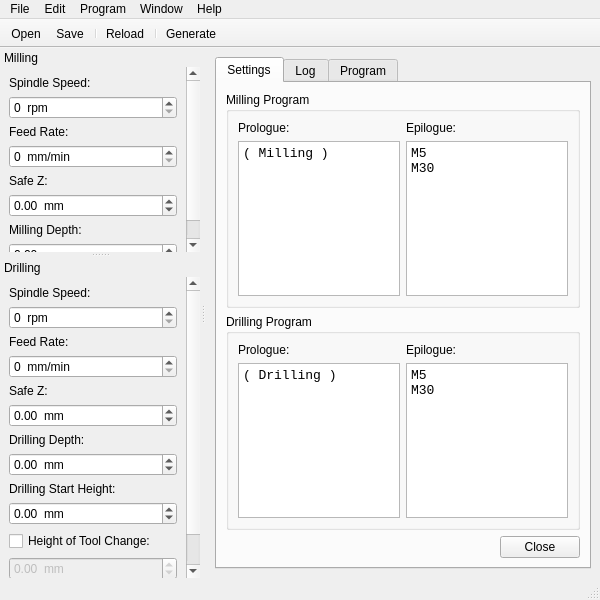
<?xml version="1.0" encoding="UTF-8"?>
<ui version="4.0">
 <class>MainWindow</class>
 <widget class="QMainWindow" name="MainWindow">
  <property name="geometry">
   <rect>
    <x>0</x>
    <y>0</y>
    <width>600</width>
    <height>600</height>
   </rect>
  </property>
  <property name="minimumSize">
   <size>
    <width>600</width>
    <height>400</height>
   </size>
  </property>
  <property name="windowTitle">
   <string>StepCAM</string>
  </property>
  <property name="windowIcon">
   <iconset resource="src.qrc">
    <normaloff>:/img/stepcam.ico</normaloff>:/img/stepcam.ico</iconset>
  </property>
  <widget class="QWidget" name="_widgetCentral">
   <layout class="QVBoxLayout" name="verticalLayout_3">
    <item>
     <widget class="QTabWidget" name="_tabs">
      <property name="currentIndex">
       <number>0</number>
      </property>
      <widget class="QWidget" name="_tabSettings">
       <attribute name="icon">
        <iconset resource="src.qrc">
         <normaloff>:/img/page_settings.png</normaloff>:/img/page_settings.png</iconset>
       </attribute>
       <attribute name="title">
        <string>Settings</string>
       </attribute>
       <layout class="QVBoxLayout" name="verticalLayout_8">
        <item>
         <widget class="QGroupBox" name="_groupSettingsMilling">
          <property name="title">
           <string>Milling Program</string>
          </property>
          <layout class="QGridLayout" name="gridLayout">
           <item row="1" column="0">
            <widget class="QPlainTextEdit" name="_editSettingsMillingPrologue">
             <property name="font">
              <font>
               <family>Courier New</family>
               <pointsize>10</pointsize>
              </font>
             </property>
             <property name="plainText">
              <string notr="true">( Milling )</string>
             </property>
            </widget>
           </item>
           <item row="1" column="1">
            <widget class="QPlainTextEdit" name="_editSettingsMillingEpilogue">
             <property name="font">
              <font>
               <family>Courier New</family>
               <pointsize>10</pointsize>
              </font>
             </property>
             <property name="plainText">
              <string notr="true">M5
M30
</string>
             </property>
            </widget>
           </item>
           <item row="0" column="0">
            <widget class="QLabel" name="_labelSettingsMillingPrologue">
             <property name="text">
              <string>Prologue:</string>
             </property>
            </widget>
           </item>
           <item row="0" column="1">
            <widget class="QLabel" name="_labelSettingsMillingEpilogue">
             <property name="text">
              <string>Epilogue:</string>
             </property>
            </widget>
           </item>
          </layout>
         </widget>
        </item>
        <item>
         <widget class="QGroupBox" name="_groupSettingsDrilling">
          <property name="title">
           <string>Drilling Program</string>
          </property>
          <layout class="QGridLayout" name="gridLayout_2">
           <item row="1" column="0">
            <widget class="QPlainTextEdit" name="_editSettingsDrillingPrologue">
             <property name="font">
              <font>
               <family>Courier New</family>
               <pointsize>10</pointsize>
              </font>
             </property>
             <property name="plainText">
              <string notr="true">( Drilling )</string>
             </property>
            </widget>
           </item>
           <item row="1" column="1">
            <widget class="QPlainTextEdit" name="_editSettingsDrillingEpilogue">
             <property name="font">
              <font>
               <family>Courier New</family>
               <pointsize>10</pointsize>
              </font>
             </property>
             <property name="plainText">
              <string notr="true">M5
M30
</string>
             </property>
            </widget>
           </item>
           <item row="0" column="0">
            <widget class="QLabel" name="_labelSettingsDrillingPrologue">
             <property name="text">
              <string>Prologue:</string>
             </property>
            </widget>
           </item>
           <item row="0" column="1">
            <widget class="QLabel" name="_labelSettingsDrillingEpilogue">
             <property name="text">
              <string>Epilogue:</string>
             </property>
            </widget>
           </item>
          </layout>
         </widget>
        </item>
        <item>
         <layout class="QHBoxLayout" name="_settingsHorizontalLayout">
          <item>
           <spacer name="_settingsHorizontalSpacer">
            <property name="orientation">
             <enum>Qt::Horizontal</enum>
            </property>
            <property name="sizeHint" stdset="0">
             <size>
              <width>0</width>
              <height>20</height>
             </size>
            </property>
           </spacer>
          </item>
          <item>
           <widget class="QPushButton" name="_buttonSettingsClose">
            <property name="text">
             <string>Close</string>
            </property>
           </widget>
          </item>
         </layout>
        </item>
       </layout>
      </widget>
      <widget class="QWidget" name="_tabLog">
       <attribute name="icon">
        <iconset resource="src.qrc">
         <normaloff>:/img/page_log.png</normaloff>:/img/page_log.png</iconset>
       </attribute>
       <attribute name="title">
        <string>Log</string>
       </attribute>
       <layout class="QVBoxLayout" name="verticalLayout_5">
        <item>
         <widget class="QTableView" name="_tableLog">
          <property name="selectionMode">
           <enum>QAbstractItemView::SingleSelection</enum>
          </property>
          <property name="selectionBehavior">
           <enum>QAbstractItemView::SelectRows</enum>
          </property>
          <property name="wordWrap">
           <bool>true</bool>
          </property>
          <attribute name="horizontalHeaderMinimumSectionSize">
           <number>24</number>
          </attribute>
          <attribute name="horizontalHeaderDefaultSectionSize">
           <number>50</number>
          </attribute>
          <attribute name="verticalHeaderVisible">
           <bool>false</bool>
          </attribute>
         </widget>
        </item>
       </layout>
      </widget>
      <widget class="QWidget" name="_tabProgram">
       <attribute name="icon">
        <iconset resource="src.qrc">
         <normaloff>:/img/script.png</normaloff>:/img/script.png</iconset>
       </attribute>
       <attribute name="title">
        <string>Program</string>
       </attribute>
       <layout class="QVBoxLayout" name="verticalLayout_4">
        <item>
         <widget class="QTextEdit" name="_editProgram">
          <property name="font">
           <font>
            <family>Courier New</family>
            <pointsize>10</pointsize>
           </font>
          </property>
          <property name="undoRedoEnabled">
           <bool>false</bool>
          </property>
          <property name="readOnly">
           <bool>true</bool>
          </property>
          <property name="textInteractionFlags">
           <set>Qt::TextSelectableByKeyboard|Qt::TextSelectableByMouse</set>
          </property>
         </widget>
        </item>
       </layout>
      </widget>
     </widget>
    </item>
   </layout>
  </widget>
  <widget class="QMenuBar" name="_menuBar">
   <property name="geometry">
    <rect>
     <x>0</x>
     <y>0</y>
     <width>600</width>
     <height>21</height>
    </rect>
   </property>
   <widget class="QMenu" name="_menuFile">
    <property name="title">
     <string>File</string>
    </property>
    <addaction name="_actionOpen"/>
    <addaction name="_actionReload"/>
    <addaction name="separator"/>
    <addaction name="_actionSave"/>
    <addaction name="_actionSaveAs"/>
    <addaction name="separator"/>
    <addaction name="_actionClose"/>
    <addaction name="separator"/>
    <addaction name="_actionExit"/>
   </widget>
   <widget class="QMenu" name="_menuEdit">
    <property name="title">
     <string>Edit</string>
    </property>
    <addaction name="_actionCopy"/>
    <addaction name="separator"/>
    <addaction name="_actionSelectAll"/>
    <addaction name="separator"/>
    <addaction name="_actionSettings"/>
   </widget>
   <widget class="QMenu" name="_menuProgram">
    <property name="title">
     <string>Program</string>
    </property>
    <addaction name="_actionGenerate"/>
   </widget>
   <widget class="QMenu" name="_menuWindow">
    <property name="title">
     <string>Window</string>
    </property>
    <addaction name="_actionResetLayout"/>
   </widget>
   <widget class="QMenu" name="menuHelp">
    <property name="title">
     <string>Help</string>
    </property>
    <addaction name="_actionAbout"/>
   </widget>
   <addaction name="_menuFile"/>
   <addaction name="_menuEdit"/>
   <addaction name="_menuProgram"/>
   <addaction name="_menuWindow"/>
   <addaction name="menuHelp"/>
  </widget>
  <widget class="QStatusBar" name="_statusBar"/>
  <widget class="QToolBar" name="_toolBar">
   <property name="windowTitle">
    <string>Main</string>
   </property>
   <property name="movable">
    <bool>false</bool>
   </property>
   <property name="allowedAreas">
    <set>Qt::BottomToolBarArea|Qt::TopToolBarArea</set>
   </property>
   <property name="iconSize">
    <size>
     <width>16</width>
     <height>24</height>
    </size>
   </property>
   <property name="toolButtonStyle">
    <enum>Qt::ToolButtonTextBesideIcon</enum>
   </property>
   <property name="floatable">
    <bool>false</bool>
   </property>
   <attribute name="toolBarArea">
    <enum>TopToolBarArea</enum>
   </attribute>
   <attribute name="toolBarBreak">
    <bool>false</bool>
   </attribute>
   <addaction name="_actionOpen"/>
   <addaction name="_actionSave"/>
   <addaction name="separator"/>
   <addaction name="_actionReload"/>
   <addaction name="separator"/>
   <addaction name="_actionGenerate"/>
  </widget>
  <widget class="QDockWidget" name="_dockMilling">
   <property name="features">
    <set>QDockWidget::DockWidgetMovable</set>
   </property>
   <property name="allowedAreas">
    <set>Qt::LeftDockWidgetArea|Qt::RightDockWidgetArea</set>
   </property>
   <property name="windowTitle">
    <string>Milling</string>
   </property>
   <attribute name="dockWidgetArea">
    <number>1</number>
   </attribute>
   <widget class="QWidget" name="_dockMillingContents">
    <layout class="QVBoxLayout" name="verticalLayout">
     <property name="spacing">
      <number>0</number>
     </property>
     <property name="leftMargin">
      <number>0</number>
     </property>
     <property name="topMargin">
      <number>0</number>
     </property>
     <property name="rightMargin">
      <number>0</number>
     </property>
     <property name="bottomMargin">
      <number>0</number>
     </property>
     <item>
      <widget class="QScrollArea" name="_scrollMilling">
       <property name="minimumSize">
        <size>
         <width>200</width>
         <height>50</height>
        </size>
       </property>
       <property name="frameShape">
        <enum>QFrame::NoFrame</enum>
       </property>
       <property name="widgetResizable">
        <bool>true</bool>
       </property>
       <widget class="QWidget" name="_scrollMillingContents">
        <property name="geometry">
         <rect>
          <x>0</x>
          <y>0</y>
          <width>183</width>
          <height>198</height>
         </rect>
        </property>
        <layout class="QVBoxLayout" name="verticalLayout_7">
         <item>
          <widget class="QLabel" name="_labelMillingSpindleSpeed">
           <property name="text">
            <string>Spindle Speed:</string>
           </property>
          </widget>
         </item>
         <item>
          <widget class="QSpinBox" name="_editMillingSpindleSpeed">
           <property name="focusPolicy">
            <enum>Qt::StrongFocus</enum>
           </property>
           <property name="suffix">
            <string>  rpm</string>
           </property>
           <property name="maximum">
            <number>1000000</number>
           </property>
          </widget>
         </item>
         <item>
          <widget class="QLabel" name="_labelMillingFeedRate">
           <property name="text">
            <string>Feed Rate:</string>
           </property>
          </widget>
         </item>
         <item>
          <widget class="QSpinBox" name="_editMillingFeedRate">
           <property name="focusPolicy">
            <enum>Qt::StrongFocus</enum>
           </property>
           <property name="accelerated">
            <bool>true</bool>
           </property>
           <property name="suffix">
            <string>  mm/min</string>
           </property>
           <property name="minimum">
            <number>0</number>
           </property>
           <property name="maximum">
            <number>1000000</number>
           </property>
          </widget>
         </item>
         <item>
          <widget class="QLabel" name="_labelMillingSafeZ">
           <property name="text">
            <string>Safe Z:</string>
           </property>
          </widget>
         </item>
         <item>
          <widget class="QDoubleSpinBox" name="_editMillingSafeZ">
           <property name="focusPolicy">
            <enum>Qt::StrongFocus</enum>
           </property>
           <property name="accelerated">
            <bool>true</bool>
           </property>
           <property name="suffix">
            <string>  mm</string>
           </property>
           <property name="minimum">
            <double>-1000000.000000000000000</double>
           </property>
           <property name="maximum">
            <double>1000000.000000000000000</double>
           </property>
          </widget>
         </item>
         <item>
          <widget class="QLabel" name="_labelMillingDepth">
           <property name="text">
            <string>Milling Depth:</string>
           </property>
          </widget>
         </item>
         <item>
          <widget class="QDoubleSpinBox" name="_editMillingDepth">
           <property name="focusPolicy">
            <enum>Qt::StrongFocus</enum>
           </property>
           <property name="accelerated">
            <bool>true</bool>
           </property>
           <property name="suffix">
            <string>  mm</string>
           </property>
           <property name="minimum">
            <double>-1000000.000000000000000</double>
           </property>
           <property name="maximum">
            <double>1000000.000000000000000</double>
           </property>
          </widget>
         </item>
         <item>
          <spacer name="_verticalSpacerMilling">
           <property name="orientation">
            <enum>Qt::Vertical</enum>
           </property>
           <property name="sizeHint" stdset="0">
            <size>
             <width>20</width>
             <height>0</height>
            </size>
           </property>
          </spacer>
         </item>
        </layout>
       </widget>
      </widget>
     </item>
    </layout>
   </widget>
  </widget>
  <widget class="QDockWidget" name="_dockDrilling">
   <property name="features">
    <set>QDockWidget::DockWidgetMovable</set>
   </property>
   <property name="allowedAreas">
    <set>Qt::LeftDockWidgetArea|Qt::RightDockWidgetArea</set>
   </property>
   <property name="windowTitle">
    <string>Drilling</string>
   </property>
   <attribute name="dockWidgetArea">
    <number>1</number>
   </attribute>
   <widget class="QWidget" name="_dockDrillingContents">
    <layout class="QVBoxLayout" name="verticalLayout_2">
     <property name="spacing">
      <number>0</number>
     </property>
     <property name="leftMargin">
      <number>0</number>
     </property>
     <property name="topMargin">
      <number>0</number>
     </property>
     <property name="rightMargin">
      <number>0</number>
     </property>
     <property name="bottomMargin">
      <number>0</number>
     </property>
     <item>
      <widget class="QScrollArea" name="_scrollDrilling">
       <property name="minimumSize">
        <size>
         <width>200</width>
         <height>50</height>
        </size>
       </property>
       <property name="frameShape">
        <enum>QFrame::NoFrame</enum>
       </property>
       <property name="widgetResizable">
        <bool>true</bool>
       </property>
       <widget class="QWidget" name="_scrollDrillingContents">
        <property name="geometry">
         <rect>
          <x>0</x>
          <y>0</y>
          <width>183</width>
          <height>315</height>
         </rect>
        </property>
        <layout class="QVBoxLayout" name="verticalLayout_6">
         <item>
          <widget class="QLabel" name="_labelDrillingSpindleSpeed">
           <property name="text">
            <string>Spindle Speed:</string>
           </property>
          </widget>
         </item>
         <item>
          <widget class="QSpinBox" name="_editDrillingSpindleSpeed">
           <property name="focusPolicy">
            <enum>Qt::StrongFocus</enum>
           </property>
           <property name="accelerated">
            <bool>true</bool>
           </property>
           <property name="suffix">
            <string>  rpm</string>
           </property>
           <property name="maximum">
            <number>1000000</number>
           </property>
          </widget>
         </item>
         <item>
          <widget class="QLabel" name="_labelDrillingFeedRate">
           <property name="text">
            <string>Feed Rate:</string>
           </property>
          </widget>
         </item>
         <item>
          <widget class="QSpinBox" name="_editDrillingFeedRate">
           <property name="focusPolicy">
            <enum>Qt::StrongFocus</enum>
           </property>
           <property name="accelerated">
            <bool>true</bool>
           </property>
           <property name="suffix">
            <string>  mm/min</string>
           </property>
           <property name="maximum">
            <number>1000000</number>
           </property>
          </widget>
         </item>
         <item>
          <widget class="QLabel" name="_labelDrillingSafeZ">
           <property name="text">
            <string>Safe Z:</string>
           </property>
          </widget>
         </item>
         <item>
          <widget class="QDoubleSpinBox" name="_editDrillingSafeZ">
           <property name="focusPolicy">
            <enum>Qt::StrongFocus</enum>
           </property>
           <property name="accelerated">
            <bool>true</bool>
           </property>
           <property name="suffix">
            <string>  mm</string>
           </property>
           <property name="minimum">
            <double>-1000000.000000000000000</double>
           </property>
           <property name="maximum">
            <double>1000000.000000000000000</double>
           </property>
          </widget>
         </item>
         <item>
          <widget class="QLabel" name="_labelDrillingDepth">
           <property name="text">
            <string>Drilling Depth:</string>
           </property>
          </widget>
         </item>
         <item>
          <widget class="QDoubleSpinBox" name="_editDrillingDepth">
           <property name="focusPolicy">
            <enum>Qt::StrongFocus</enum>
           </property>
           <property name="accelerated">
            <bool>true</bool>
           </property>
           <property name="suffix">
            <string>  mm</string>
           </property>
           <property name="minimum">
            <double>-1000000.000000000000000</double>
           </property>
           <property name="maximum">
            <double>1000000.000000000000000</double>
           </property>
          </widget>
         </item>
         <item>
          <widget class="QLabel" name="_labelDrillingStartHeight">
           <property name="text">
            <string>Drilling Start Height:</string>
           </property>
          </widget>
         </item>
         <item>
          <widget class="QDoubleSpinBox" name="_editDrillingStartHeight">
           <property name="focusPolicy">
            <enum>Qt::StrongFocus</enum>
           </property>
           <property name="accelerated">
            <bool>true</bool>
           </property>
           <property name="suffix">
            <string>  mm</string>
           </property>
           <property name="minimum">
            <double>-1000000.000000000000000</double>
           </property>
           <property name="maximum">
            <double>1000000.000000000000000</double>
           </property>
          </widget>
         </item>
         <item>
          <widget class="QCheckBox" name="_checkDrillingTcHeight">
           <property name="text">
            <string>Height of Tool Change:</string>
           </property>
          </widget>
         </item>
         <item>
          <widget class="QDoubleSpinBox" name="_editDrillingTcHeight">
           <property name="enabled">
            <bool>false</bool>
           </property>
           <property name="focusPolicy">
            <enum>Qt::StrongFocus</enum>
           </property>
           <property name="accelerated">
            <bool>true</bool>
           </property>
           <property name="suffix">
            <string>  mm</string>
           </property>
           <property name="minimum">
            <double>-1000000.000000000000000</double>
           </property>
           <property name="maximum">
            <double>1000000.000000000000000</double>
           </property>
          </widget>
         </item>
         <item>
          <widget class="QCheckBox" name="_checkDrillingSingleTool">
           <property name="text">
            <string>Single Tool</string>
           </property>
          </widget>
         </item>
         <item>
          <spacer name="_verticalSpacerDrilling">
           <property name="orientation">
            <enum>Qt::Vertical</enum>
           </property>
           <property name="sizeHint" stdset="0">
            <size>
             <width>20</width>
             <height>0</height>
            </size>
           </property>
          </spacer>
         </item>
        </layout>
       </widget>
      </widget>
     </item>
    </layout>
   </widget>
  </widget>
  <action name="_actionOpen">
   <property name="icon">
    <iconset resource="src.qrc">
     <normaloff>:/img/open.png</normaloff>:/img/open.png</iconset>
   </property>
   <property name="text">
    <string>Open...</string>
   </property>
   <property name="shortcut">
    <string>Ctrl+O</string>
   </property>
  </action>
  <action name="_actionReload">
   <property name="icon">
    <iconset resource="src.qrc">
     <normaloff>:/img/refresh.png</normaloff>:/img/refresh.png</iconset>
   </property>
   <property name="text">
    <string>Reload</string>
   </property>
   <property name="shortcut">
    <string>Ctrl+R</string>
   </property>
  </action>
  <action name="_actionSave">
   <property name="icon">
    <iconset resource="src.qrc">
     <normaloff>:/img/save.png</normaloff>:/img/save.png</iconset>
   </property>
   <property name="text">
    <string>Save</string>
   </property>
   <property name="shortcut">
    <string>Ctrl+S</string>
   </property>
  </action>
  <action name="_actionSaveAs">
   <property name="text">
    <string>Save As...</string>
   </property>
   <property name="shortcut">
    <string>Ctrl+Shift+S</string>
   </property>
  </action>
  <action name="_actionClose">
   <property name="text">
    <string>Close</string>
   </property>
   <property name="shortcut">
    <string>Ctrl+W</string>
   </property>
  </action>
  <action name="_actionExit">
   <property name="text">
    <string>Exit</string>
   </property>
   <property name="shortcut">
    <string>Ctrl+Q</string>
   </property>
  </action>
  <action name="_actionCopy">
   <property name="icon">
    <iconset resource="src.qrc">
     <normaloff>:/img/copy.png</normaloff>:/img/copy.png</iconset>
   </property>
   <property name="text">
    <string>Copy</string>
   </property>
   <property name="shortcut">
    <string>Ctrl+C</string>
   </property>
  </action>
  <action name="_actionSelectAll">
   <property name="text">
    <string>Select All</string>
   </property>
   <property name="shortcut">
    <string>Ctrl+A</string>
   </property>
  </action>
  <action name="_actionSettings">
   <property name="icon">
    <iconset resource="src.qrc">
     <normaloff>:/img/settings.png</normaloff>:/img/settings.png</iconset>
   </property>
   <property name="text">
    <string>Settings...</string>
   </property>
   <property name="toolTip">
    <string>Settings</string>
   </property>
  </action>
  <action name="_actionGenerate">
   <property name="icon">
    <iconset resource="src.qrc">
     <normaloff>:/img/generate.png</normaloff>:/img/generate.png</iconset>
   </property>
   <property name="text">
    <string>Generate</string>
   </property>
   <property name="shortcut">
    <string>Ctrl+G</string>
   </property>
  </action>
  <action name="_actionLogErrors">
   <property name="checkable">
    <bool>true</bool>
   </property>
   <property name="checked">
    <bool>true</bool>
   </property>
   <property name="icon">
    <iconset resource="src.qrc">
     <normaloff>:/img/error.png</normaloff>:/img/error.png</iconset>
   </property>
   <property name="text">
    <string>Errors</string>
   </property>
  </action>
  <action name="_actionLogWarnings">
   <property name="checkable">
    <bool>true</bool>
   </property>
   <property name="checked">
    <bool>true</bool>
   </property>
   <property name="icon">
    <iconset resource="src.qrc">
     <normaloff>:/img/warning.png</normaloff>:/img/warning.png</iconset>
   </property>
   <property name="text">
    <string>Warnings</string>
   </property>
  </action>
  <action name="_actionLogNotices">
   <property name="checkable">
    <bool>true</bool>
   </property>
   <property name="checked">
    <bool>true</bool>
   </property>
   <property name="icon">
    <iconset resource="src.qrc">
     <normaloff>:/img/notice.png</normaloff>:/img/notice.png</iconset>
   </property>
   <property name="text">
    <string>Notices</string>
   </property>
  </action>
  <action name="_actionLogClear">
   <property name="icon">
    <iconset resource="src.qrc">
     <normaloff>:/img/clear.png</normaloff>:/img/clear.png</iconset>
   </property>
   <property name="text">
    <string>Clear</string>
   </property>
  </action>
  <action name="_actionResetLayout">
   <property name="text">
    <string>Reset Layout</string>
   </property>
  </action>
  <action name="_actionAbout">
   <property name="text">
    <string>About...</string>
   </property>
   <property name="shortcut">
    <string>F1</string>
   </property>
  </action>
 </widget>
 <resources>
  <include location="src.qrc"/>
 </resources>
 <connections>
  <connection>
   <sender>_checkDrillingTcHeight</sender>
   <signal>toggled(bool)</signal>
   <receiver>_editDrillingTcHeight</receiver>
   <slot>setEnabled(bool)</slot>
   <hints>
    <hint type="sourcelabel">
     <x>99</x>
     <y>508</y>
    </hint>
    <hint type="destinationlabel">
     <x>99</x>
     <y>532</y>
    </hint>
   </hints>
  </connection>
  <connection>
   <sender>_actionExit</sender>
   <signal>triggered()</signal>
   <receiver>MainWindow</receiver>
   <slot>close()</slot>
   <hints>
    <hint type="sourcelabel">
     <x>-1</x>
     <y>-1</y>
    </hint>
    <hint type="destinationlabel">
     <x>299</x>
     <y>299</y>
    </hint>
   </hints>
  </connection>
 </connections>
</ui>
